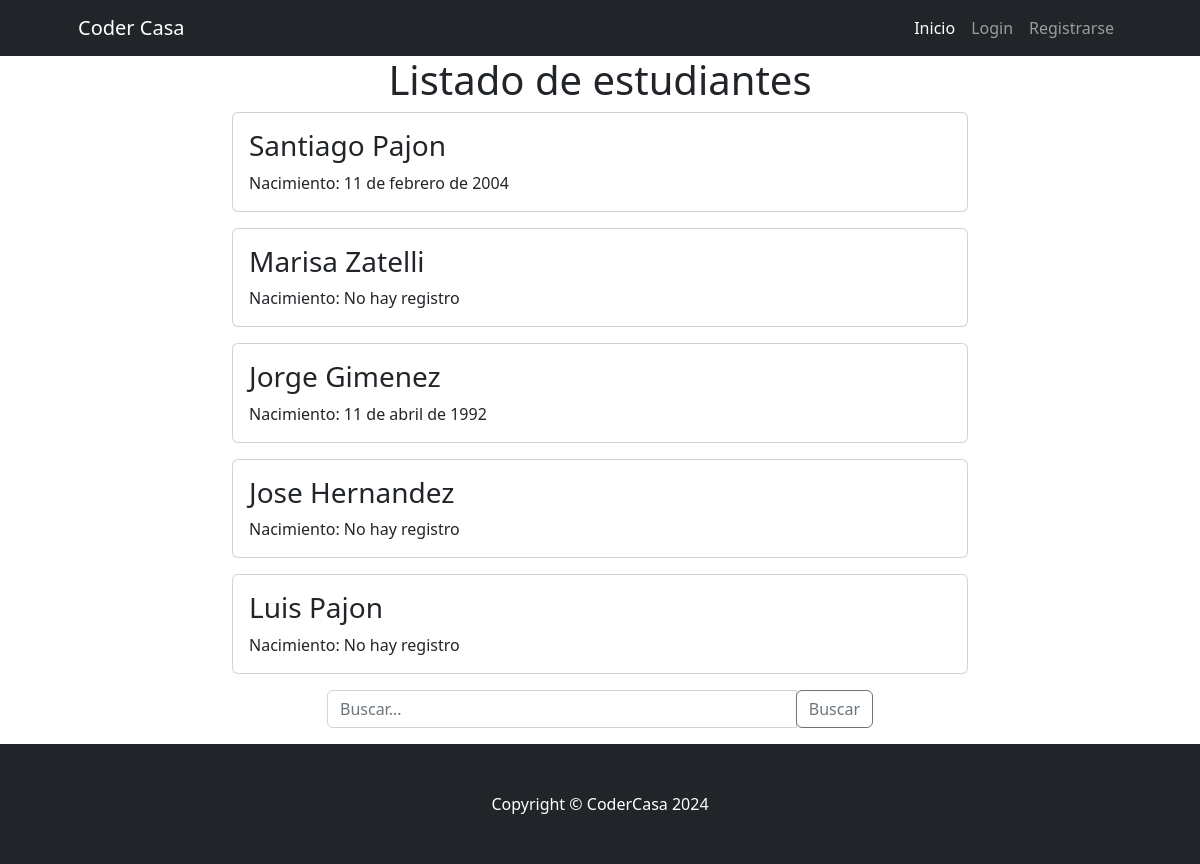
The page /Clase/Clase/list on the database as committed earlier.
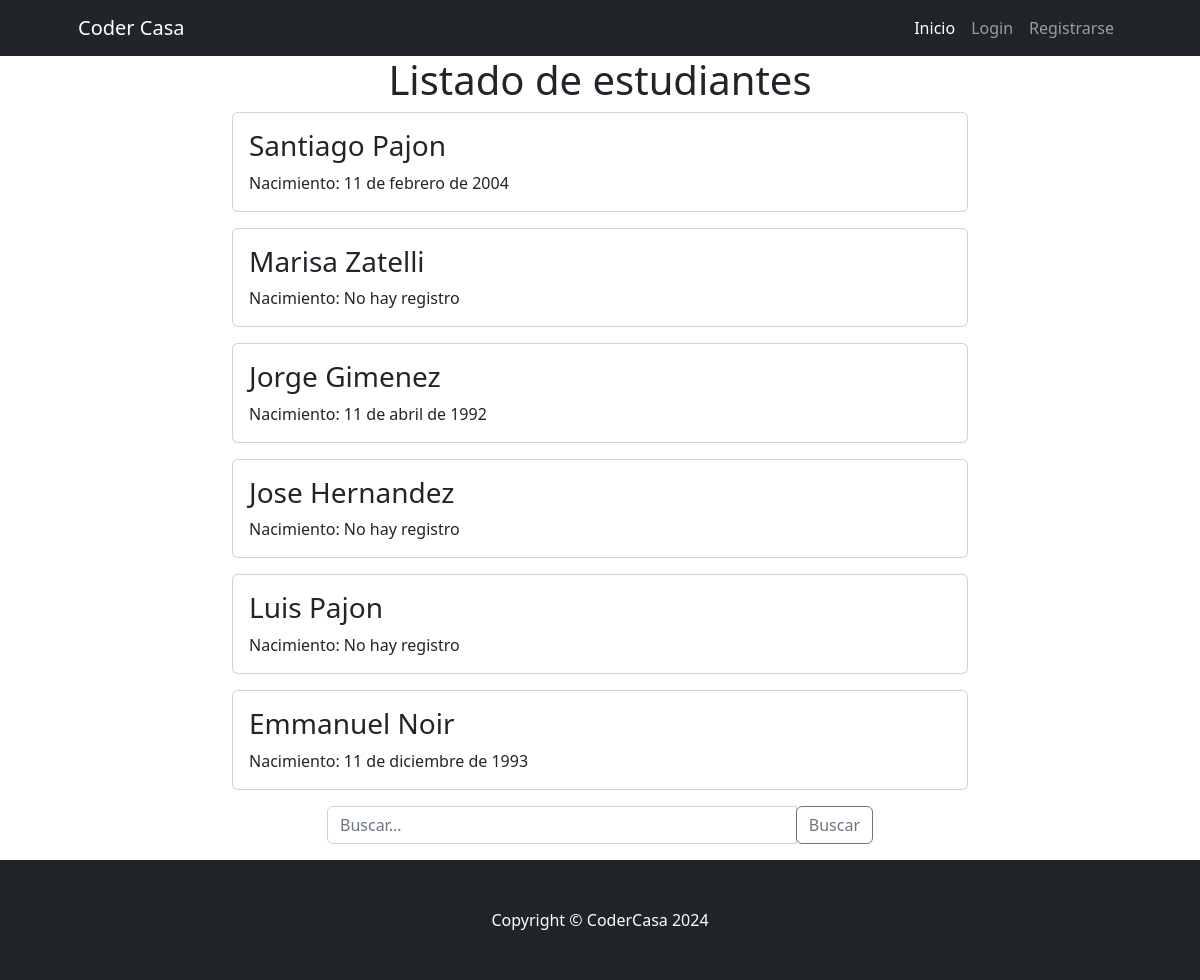
The same page on the database as committed later.
### Clase/models.py (models this page shows, shortened)
class Estudiante(models.Model):
    nombre = models.CharField(max_length=255)
    apellido = models.CharField(max_length=255)
    nacimiento = models.DateField(null=True, blank=True)
    class Meta:
        verbose_name = "Estudiante"
        verbose_name_plural = "Estudiantes"

### Clase/views.py (the view)
# urls.py: path("Clase/list", estudiante_list,name="estudiante_list" ),
def estudiante_list(request):
    busqueda = request.GET.get("busqueda",None)
    if busqueda:
        print(busqueda)
        consulta = Estudiante.objects.filter(nombre__icontains=busqueda)
    else:
        consulta = Estudiante.objects.all()
    contexto = {"estudiantes": consulta}
    return render(request,"Clase/estudiante_list.html", contexto)

### Clase/templates/Clase/estudiante_list.html (shortened to what this page needs)
{% extends 'core/base.html' %}
{% block content %}
<center>
<h1>Listado de estudiantes</h1>
</center>
<div class="container">
    <div class="row justify-content-center">
      <div class="col-md-8">
        {% for estudiante in estudiantes %}
          <div class="card mb-3">
            <div class="card-body">
              <h3 class="card-title">{{ estudiante.nombre }} {{ estudiante.apellido }}</h3>
              {% if estudiante.nacimiento %}
                <p class="card-text">Nacimiento: {{ estudiante.nacimiento }}</p>
              {% else %}
                <p class="card-text">Nacimiento: No hay registro</p>
              {% endif %}
            </div>
          </div>
        {% endfor %}
      </div>
    </div>
    <div class="row justify-content-center">
      <div class="col-md-6">
        <form action="{% url 'Clase:estudiante_list' %}" method="get">
          <div class="input-group mb-3">
            <input type="text" class="form-control" name="busqueda" placeholder="Buscar...">
            <div class="input-group-append">
              <button class="btn btn-outline-secondary" type="submit">Buscar</button>
            </div>
          </div>
        </form>
      </div>
    </div>
  </div>
{% endblock content %}

### core/templates/core/base.html (shortened to what this page needs)
{% load static %}
<!DOCTYPE html>
<html lang="es">
    <head>
        <link href="{% static 'core/css/styles.css' %} " rel="stylesheet" />
    </head>
    <body style="display: flex; flex-direction: column; min-height: 100vh;">
        <nav class="navbar navbar-expand-lg navbar-dark bg-dark">
            <div class="container px-5">
                <a class="navbar-brand" href="{% url 'core:index' %}">Coder Casa</a>
                <div class="collapse navbar-collapse" id="navbarSupportedContent">
                    <ul class="navbar-nav ms-auto mb-2 mb-lg-0">
                        <li class="nav-item"><a class="nav-link active" aria-current="page" href="{% url 'core:index' %}">Inicio</a></li>
                        {% if user.is_authenticated %}
                        <li class="nav-item"><a class="nav-link" href="{% url 'Clase:principal_cursos' %}">Curso</a></li>
                        <li class="nav-item"><a class="nav-link" href="{% url 'Clase:index' %}">Estudiante</a></li>
                        <li class="nav-item"><a class="nav-link" href="{% url 'Clase:principal_profesores'%}">Profesor</a></li>
                        <li class="nav-item"><a class="nav-link">{{user.username}}</a></li>
                        <li class="nav-item">
                            <form action="{% url 'core:logout' %}" method="post">
                            {% csrf_token %}
                            <button type="submit" class="btn btn-dark ">Logout</button>
                            </form>
                        </li>
                        {% else %}
                        <li class="nav-item"><a class="nav-link" href="{% url 'core:login' %}">Login</a></li>
                        <li class="nav-item"><a class="nav-link" href="{% url 'core:register' %}">Registrarse</a></li>
                        {% endif %}
                    </ul>
                </div>
            </div>
        </nav>
        {% block content %}
        {% endblock content %}
        <footer style="margin-top: auto; background-color: #333; color: #fff; text-align: center; padding: 15px;" class="py-5 bg-dark">
            <div class="container px-4 px-lg-5"><p style="margin: 0;" class="m-0 text-center text-white">Copyright &copy; CoderCasa 2024</p></div>
        </footer>
    </body>
</html>

Rows that differ between the two databases and show on the page:
added Estudiante: nombre "Emmanuel", apellido "Noir", nacimiento "11 de diciembre de 1993"
